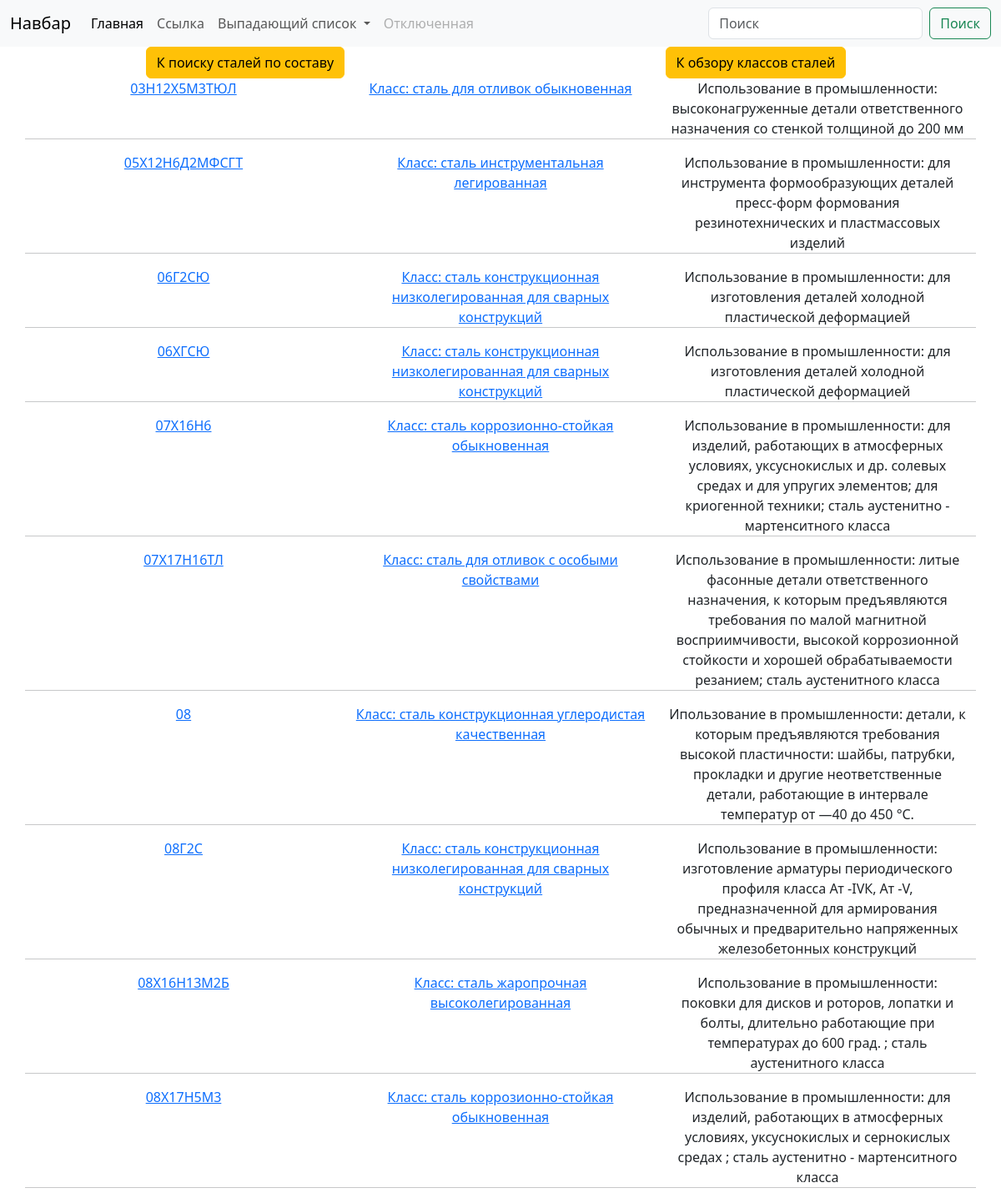
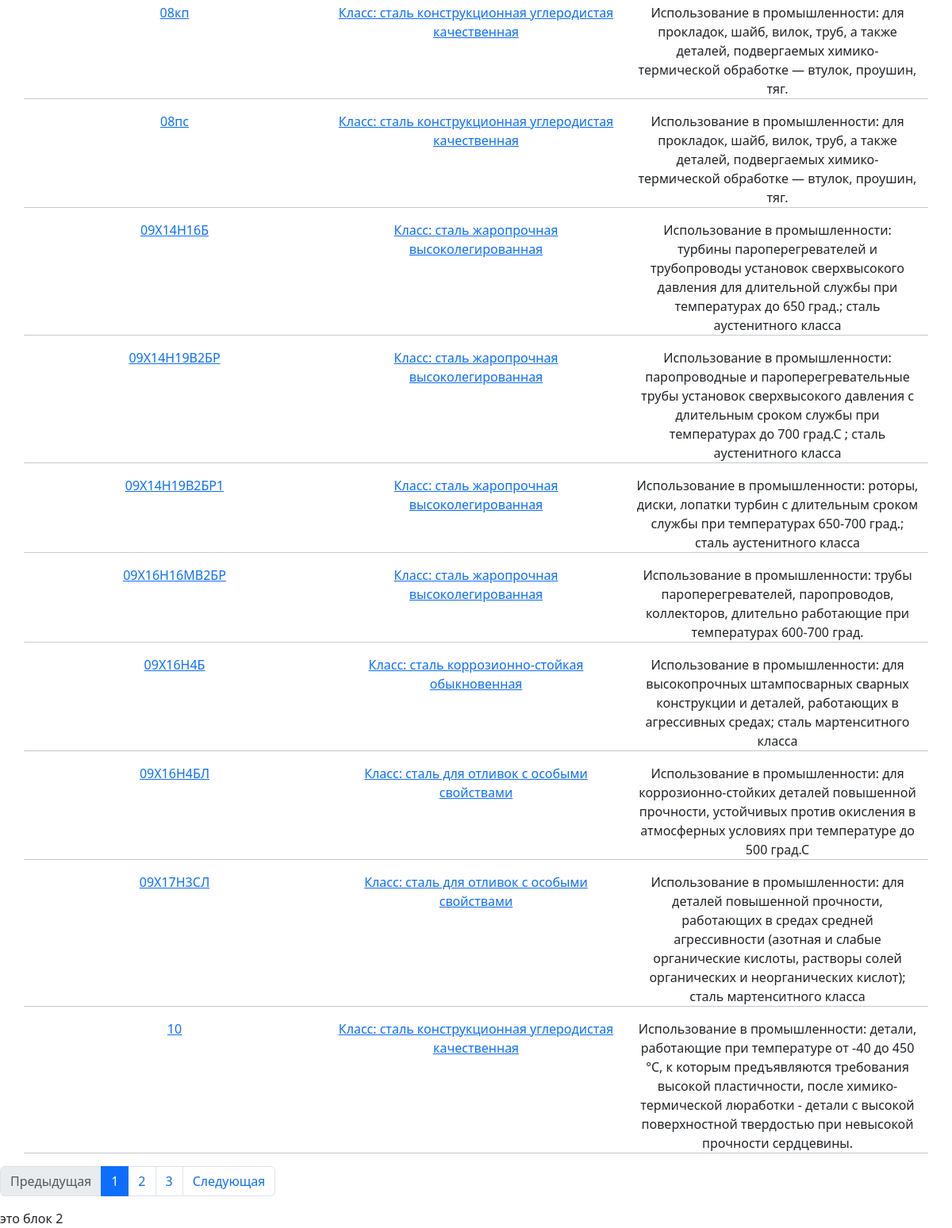
The page /metal/start/ on the database as committed earlier (2 pictures, top to bottom).
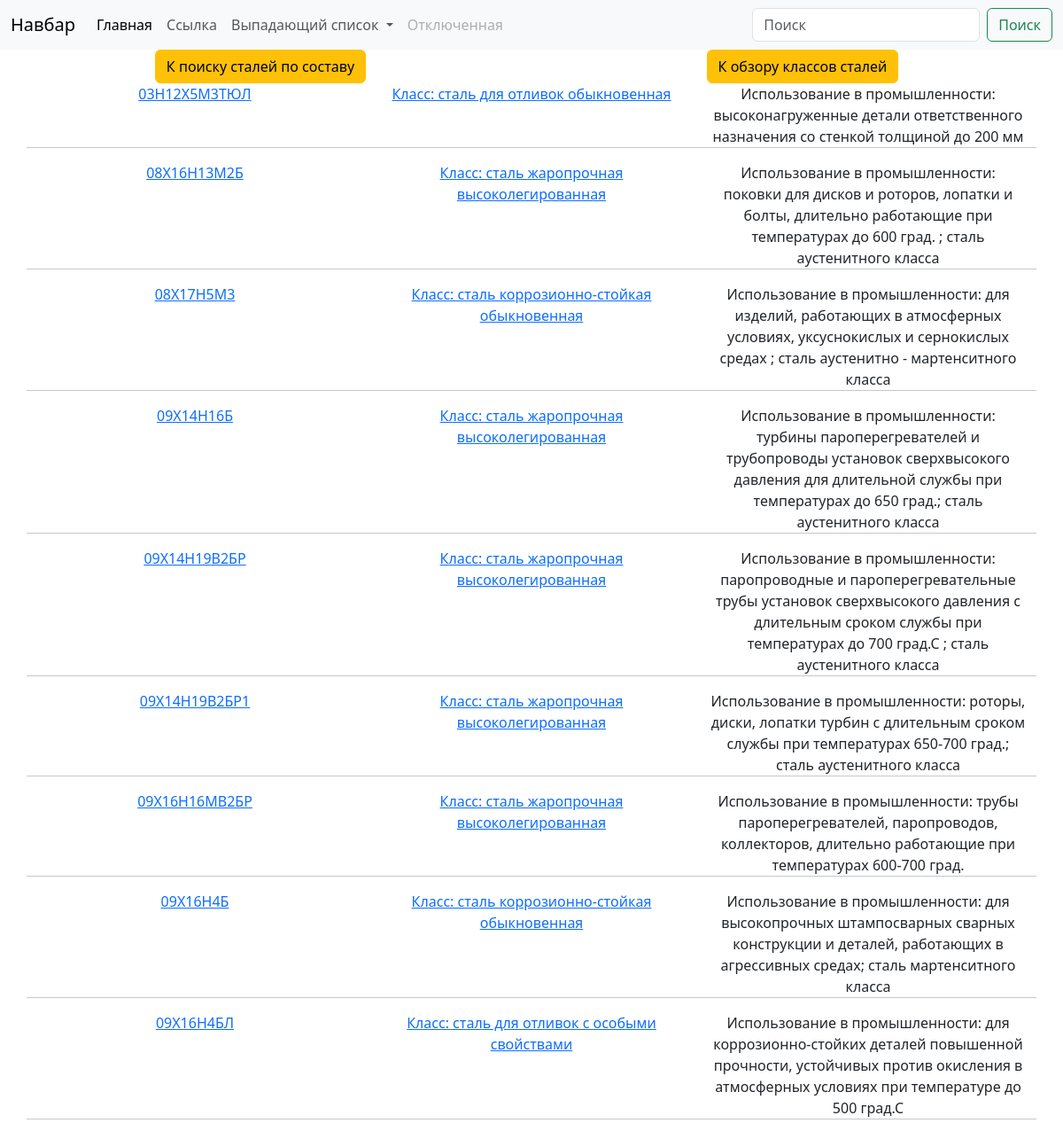
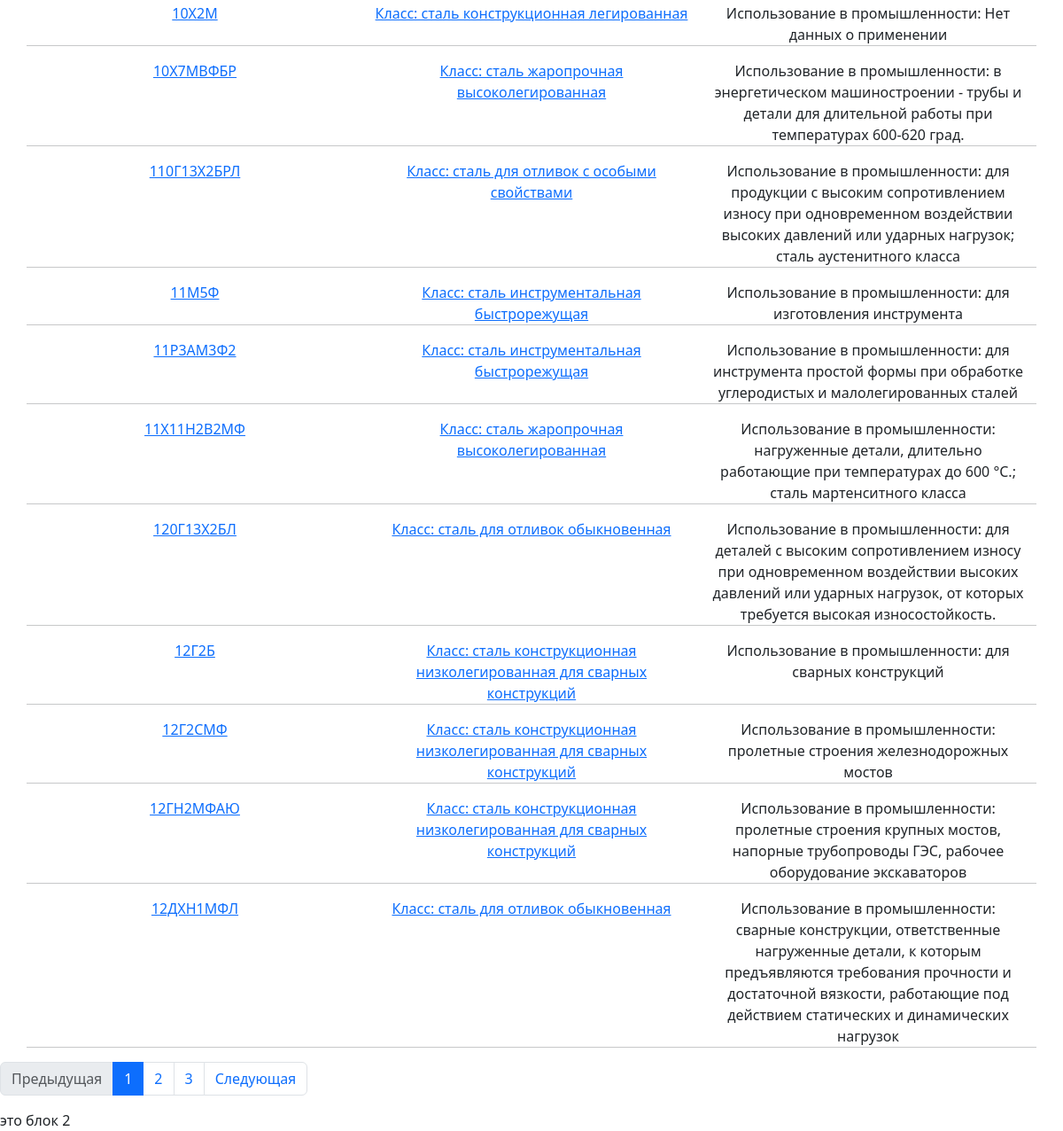
The same page on the database as committed later (2 pictures, top to bottom).
### metal/models.py (models this page shows, shortened)
class Metal_info(models.Model):
    steel = models.CharField(max_length=50, blank=True, null=True)
    steel_info = models.TextField(blank=True, null=True)
    slug = models.SlugField(max_length=100, unique=True, blank=True, null=True)
    metals_class = models.ForeignKey(
        'Metal_class',
        blank=True,
        null=True,
        related_name='metals_info',
        on_delete=models.PROTECT)
    metals = models.OneToOneField(
        'Metal',
        on_delete=models.CASCADE,
        blank=True,
        null=True,
    )
    metalsearch = models.ForeignKey(
        'MetalSearch',
        blank=True,
        null=True,
        related_name='metals_info',
        on_delete=models.RESTRICT)
    def get_absolute_url(self):
        return reverse('steel-slug-url', kwargs={'slug': self.slug})
    class Meta:
        ordering = ['steel']

class Metal_class(models.Model):
    steel_class = models.CharField(max_length=50, unique=True, blank=True, null=True)
    slug = models.SlugField(max_length=100, unique=True, blank=True, null=True)
    def get_absolute_url(self):
        return reverse('steel-steel_class-slug-url', kwargs={'slug': self.slug})

### metal/views.py (the view)
# urls.py: path('start/', Start.as_view(), name='start-url'),
class Start(NoSlugMixin, If_paginator, View):
    models = [Metal_info]
    to_padinator = (models[0].objects.all(), '20')
    template = 'metal/start.html'
    dict_dop = {'menu': menu[template]}

### metal/utils.py (called while the page is built)
    def if_paginator(self, request):
        paginator = Paginator(*self.to_padinator, orphans=5)
        page = paginator.get_page(request.GET.get('page', 1))
        is_paginated = page.has_other_pages()
        if page.has_previous():
            prev_url = f"?page={page.previous_page_number()}"
        else:
            prev_url = ''
        if page.has_next():
            next_url = f"?page={page.next_page_number()}"
        else:
            next_url = ''
        context = {'page_object': page,
                   'is_paginated': is_paginated,
                   'next_url': next_url,
                   'prev_url': prev_url
                   }
        return context

    def get(self, request):
        dict_context = {model.__name__.lower(): get_list_or_404(qset) for model, qset in self.Data.items()}  # передаются экземпляры класса
        if self.to_padinator: dict_context = {**dict_context, **self.if_paginator(request)}
        context={**dict_context, **self.dict_dop}  # передаются дополнительные параметры, например формы
        return render(request, self.template, context=context)

### metal/templates/metal/start.html (shortened to what this page needs)
{% extends 'metal/base_metal.html' %}
{% block block_1 %}
    {% include 'metal/includes/buttons.html' %}
    <div class="container text-center">
        <div class="row">
            {% with page_object.object_list as metal_info %}
                {% for m in metal_info %}
                    <div class="col"><a href="{{ m.get_absolute_url }}">{{m.steel}}</a></div>
                    <div class="col"><a href="{{ m.metals_class.get_absolute_url }}">{{m.metals_class.steel_class}}</a></div>
                    <div class="col">{{m.steel_info}}</div>
                    <hr>
                {% endfor %}
            {% endwith %}
        </div>
    </div>
    {% if is_paginated %}
        <nav aria-label="Пример навигации по страницам">
          <ul class="pagination">
              <li class="page-item {% if not prev_url %}disabled{% endif %}"><a class="page-link" href="{{ prev_url }}" tabindex="-1">Предыдущая</a></li>
              {% for n in page_object.paginator.page_range %}
                {% if page_object.number == n %}
                    <li class="page-item active"><a class="page-link" href="?page={{ n }}">{{ n }}</a></li>
                {% elif n > page_object.number|add:-3 and n < page_object.number|add:3 %}
                  <li class="page-item"><a class="page-link" href="?page={{ n }}">{{ n }}</a></li>
                {% endif %}
              {% endfor %}
              <li class="page-item {% if not next_url %}disabled{% endif %}"><a class="page-link" href="{{ next_url }}" tabindex="-1">Следующая</a></li>
          </ul>
        </nav>
    {% endif %}
{% endblock %}
{% block block_2 %}
  это блок 2
{% endblock %}

Rows that differ between the two databases and show on the page:
removed Metal_info: steel "05Х12Н6Д2МФСГТ", metals_class.steel_class "Класс: сталь инструментальная легированная", steel_info "Использование в промышленности: для инструмента формообразующих деталей пресс-форм формования резинотехнических и пластмассовых изделий"
removed Metal_info: steel "06Г2СЮ", metals_class.steel_class "Класс: сталь конструкционная низколегированная для сварных конструкций", steel_info "Использование в промышленности: для изготовления деталей холодной пластической деформацией"
removed Metal_info: steel "06ХГСЮ", metals_class.steel_class "Класс: сталь конструкционная низколегированная для сварных конструкций", steel_info "Использование в промышленности: для изготовления деталей холодной пластической деформацией"
removed Metal_info: steel "07Х16Н6", metals_class.steel_class "Класс: сталь коррозионно-стойкая обыкновенная", steel_info "Использование в промышленности: для изделий, работающих в атмосферных условиях, уксуснокислых и др. солевых средах и для упругих элементов; для криогенной техники; сталь аустенитно - мартенситного класса"
removed Metal_info: steel "07Х17Н16ТЛ", metals_class.steel_class "Класс: сталь для отливок с особыми свойствами", steel_info "Использование в промышленности: литые фасонные детали ответственного назначения, к которым предъявляются требования по малой магнитной восприимчивости, высокой коррозионной стойкости и хорошей обрабатываемости резанием; сталь аустенитного класса"
removed Metal_info: steel "08", metals_class.steel_class "Класс: сталь конструкционная углеродистая качественная", steel_info "Ипользование в промышленности: детали, к которым предъявляются требования высокой пластичности: шайбы, патрубки, прокладки и другие неответственные детали, работающие в интервале температур от —40 до 450 °С."
removed Metal_info: steel "08Г2С", metals_class.steel_class "Класс: сталь конструкционная низколегированная для сварных конструкций", steel_info "Использование в промышленности: изготовление арматуры периодического профиля класса Ат -IVК, Ат -V, предназначенной для армирования обычных и предварительно напряженных железобетонных конструкций"
removed Metal_info: steel "08кп", metals_class.steel_class "Класс: сталь конструкционная углеродистая качественная", steel_info "Использование в промышленности: для прокладок, шайб, вилок, труб, а также деталей, подвергаемых химико-термической обработке — втулок, проушин, тяг."
removed Metal_info: steel "08пс", metals_class.steel_class "Класс: сталь конструкционная углеродистая качественная", steel_info "Использование в промышленности: для прокладок, шайб, вилок, труб, а также деталей, подвергаемых химико-термической обработке — втулок, проушин, тяг."
removed Metal_info: steel "09Х17Н3СЛ", metals_class.steel_class "Класс: сталь для отливок с особыми свойствами", steel_info "Использование в промышленности: для деталей повышенной прочности, работающих в средах средней агрессивности (азотная и слабые органические кислоты, растворы солей органических и неорганических кислот); сталь мартенситного класса"
removed Metal_info: steel "10", metals_class.steel_class "Класс: сталь конструкционная углеродистая качественная", steel_info "Использование в промышленности: детали, работающие при температуре от -40 до 450 °С, к которым предъявляются требования высокой пластичности, после химико-термической люработки - детали с высокой поверхностной твердостью при невысокой прочности сердцевины."
now on this page (row unchanged): Metal_info: steel "10Х2М", metals_class.steel_class "Класс: сталь конструкционная легированная", steel_info "Использование в промышленности: Нет данных о применении"
now on this page (row unchanged): Metal_info: steel "10Х7МВФБР", metals_class.steel_class "Класс: сталь жаропрочная высоколегированная", steel_info "Использование в промышленности: в энергетическом машиностроении - трубы и детали для длительной работы при температурах 600-620 град."
now on this page (row unchanged): Metal_info: steel "110Г13Х2БРЛ", metals_class.steel_class "Класс: сталь для отливок с особыми свойствами", steel_info "Использование в промышленности: для продукции с высоким сопротивлением износу при одновременном воздействии высоких давлений или ударных нагрузок; сталь аустенитного класса"
now on this page (row unchanged): Metal_info: steel "11М5Ф", metals_class.steel_class "Класс: сталь инструментальная быстрорежущая", steel_info "Использование в промышленности: для изготовления инструмента"
now on this page (row unchanged): Metal_info: steel "11Р3АМ3Ф2", metals_class.steel_class "Класс: сталь инструментальная быстрорежущая", steel_info "Использование в промышленности: для инструмента простой формы при обработке углеродистых и малолегированных сталей"
now on this page (row unchanged): Metal_info: steel "11Х11Н2В2МФ", metals_class.steel_class "Класс: сталь жаропрочная высоколегированная", steel_info "Использование в промышленности: нагруженные детали, длительно работающие при температурах до 600 °С.; сталь мартенситного класса"
now on this page (row unchanged): Metal_info: steel "120Г13Х2БЛ", metals_class.steel_class "Класс: сталь для отливок обыкновенная", steel_info "Использование в промышленности: для деталей с высоким сопротивлением износу при одновременном воздействии высоких давлений или ударных нагрузок, от которых требуется высокая износостойкость."
now on this page (row unchanged): Metal_info: steel "12Г2Б", metals_class.steel_class "Класс: сталь конструкционная низколегированная для сварных конструкций", steel_info "Использование в промышленности: для сварных конструкций"
now on this page (row unchanged): Metal_info: steel "12Г2СМФ", metals_class.steel_class "Класс: сталь конструкционная низколегированная для сварных конструкций", steel_info "Использование в промышленности: пролетные строения железнодорожных мостов"
now on this page (row unchanged): Metal_info: steel "12ГН2МФАЮ", metals_class.steel_class "Класс: сталь конструкционная низколегированная для сварных конструкций", steel_info "Использование в промышленности: пролетные строения крупных мостов, напорные трубопроводы ГЭС, рабочее оборудование экскаваторов"
now on this page (row unchanged): Metal_info: steel "12ДХН1МФЛ", metals_class.steel_class "Класс: сталь для отливок обыкновенная", steel_info "Использование в промышленности: сварные конструкции, ответственные нагруженные детали, к которым предъявляются требования прочности и достаточной вязкости, работающие под действием статических и динамических нагрузок"
